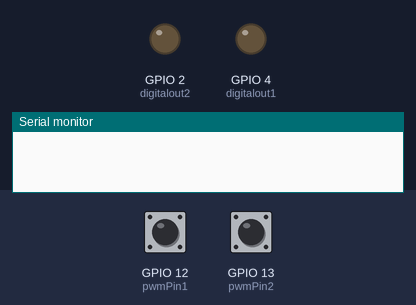
Bench run of a sketch on a simulated ESP32. Shown: output pins drawn as LEDs (lit = HIGH), the last lines printed to the serial monitor. Inputs (shaded band) come from the test bench; at power-on: GPIO 12 (pwmPin1) LOW, GPIO 13 (pwmPin2) LOW.

Above: at 1.2 s.
1.3 s: GPIO 12 (pwmPin1) pulsed HIGH 5 times (0.12 s each, 0.3 s apart)
At 4.2 s:
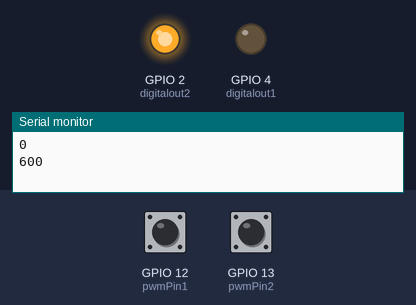
6.2 s: GPIO 13 (pwmPin2) pulsed HIGH 2 times (0.12 s each, 0.3 s apart)
At 8.0 s:
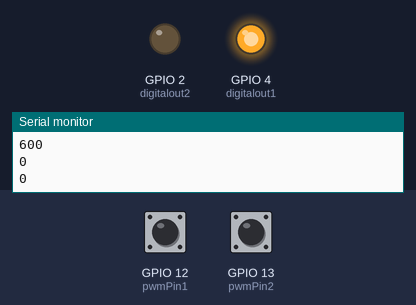
At 9.9 s:
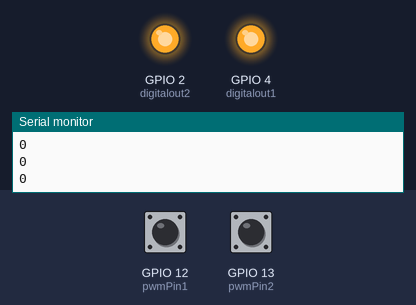
Timing chart, 0 to 11.4 s (numbered marks = the images above; inputs shaded):
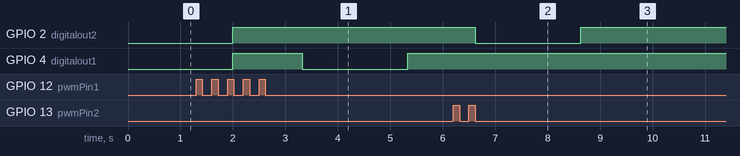

The sketch:

pwm2digital.ino
```cpp
// Sketch to convert the pwm signals of two channels to digital
// Current config
// channel6 -> io2
// channel7 -> io4 (IO4 is also connected to the internal flashlight)

const int pwmPin1 = 12; // PWM channel 1
const int digitalout1=4; // Digital out corresponding to pwm channel 1
const int pwmPin2 = 13; // PWM channel 2
const int digitalout2=2;// Digital out corresponding to pwm channel 2

void setup() {
 Serial.begin(115200);
 pinMode(digitalout1,OUTPUT);
 pinMode(digitalout2,OUTPUT);
}

void loop() {
 long duration1 = pulseIn(pwmPin1, HIGH); // Measure the duration of the HIGH pulse
 long duration2 = pulseIn(pwmPin2, HIGH); // Measure the duration of the HIGH pulse
 int pwmValue1 = duration1 * 100 / 20000; // Calculate the PWM value (0 to 100)
 int pwmValue2 = duration2 * 100 / 20000; // Calculate the PWM value (0 to 100)
 if (pwmValue1<6)
 {
    digitalWrite(digitalout1,HIGH);
 }
 else
 {
    digitalWrite(digitalout1,LOW);
 }

 if (pwmValue2<6)
 {
    digitalWrite(digitalout2,HIGH);
 }
 else
 {
    digitalWrite(digitalout2,LOW);
 }
 Serial.println(pwmValue1); // Print the PWM value to the Serial Monitor
 delay(10); // Wait for 100 milliseconds
}
```

Measured:
- after the input at 6.2 s, GPIO 2 (digitalout2): HIGH → LOW after 0.42 s, → HIGH 2.0 s later
